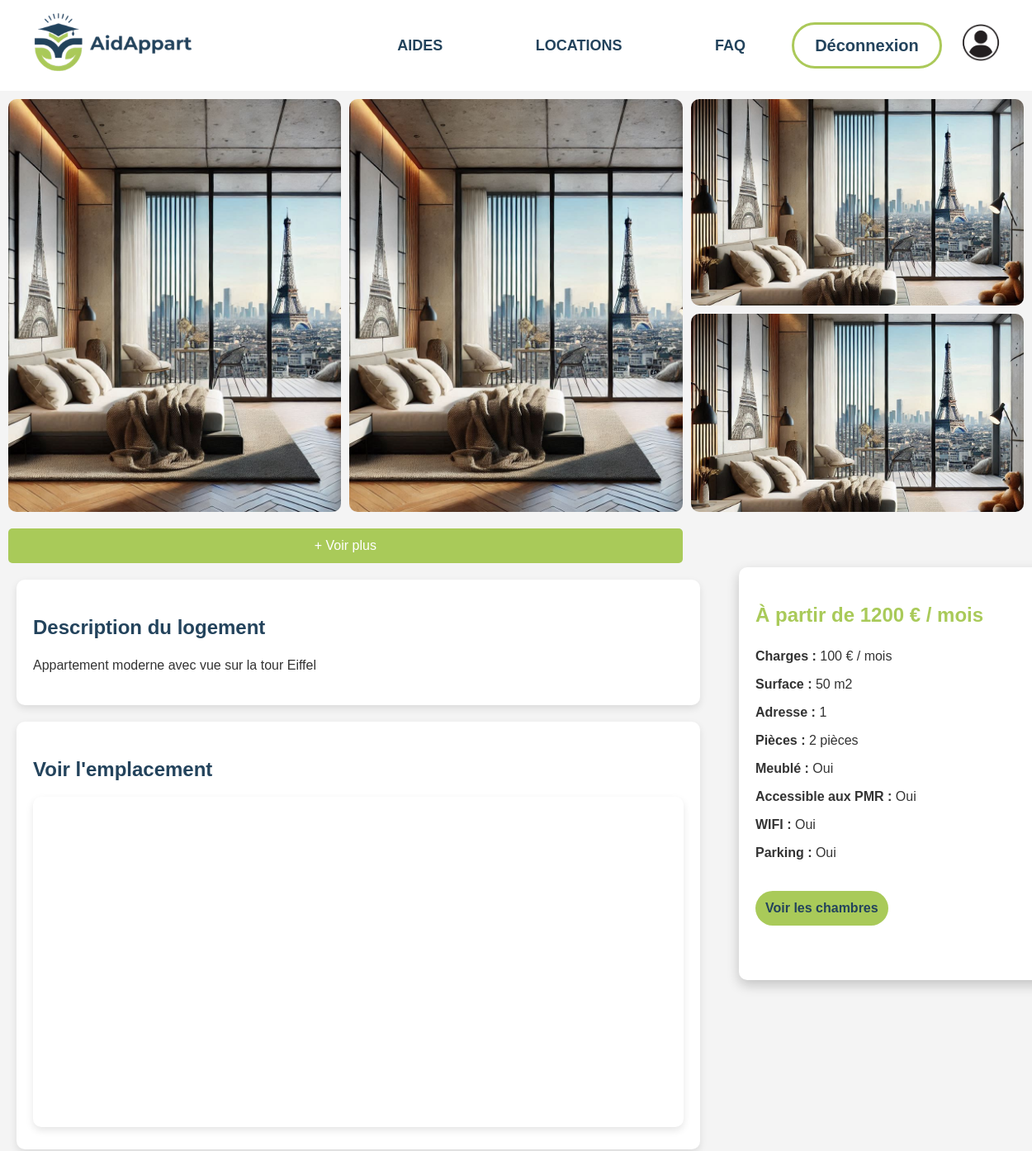
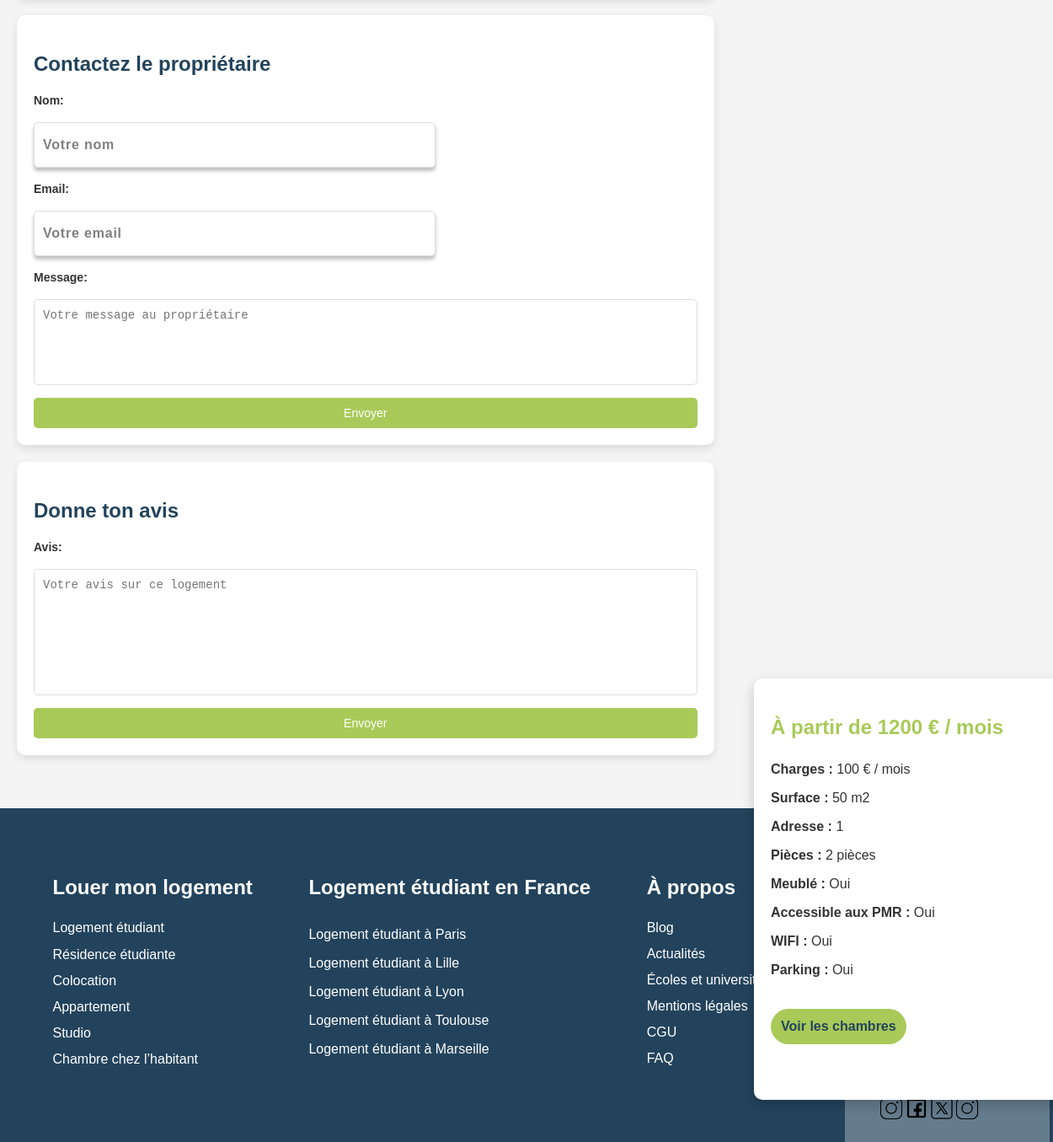
/?controller=annonces&action=annonces&id=1 (signed in), run on the app's committed database (2 pictures, top to bottom).
### tables this page shows
CREATE TABLE Logement (
    id INT PRIMARY KEY AUTO_INCREMENT,
    type VARCHAR(255) NOT NULL,
    surface INT NOT NULL,
    proprietaire INT NOT NULL,
    loyer INT NOT NULL,
    charges INT NOT NULL,
    creer_a DATE NOT NULL,
    adresse INT NOT NULL,
    est_meuble BOOLEAN NOT NULL,
    a_WIFI BOOLEAN NOT NULL,
    est_accessible_PMR BOOLEAN NOT NULL,
    nb_pieces INT NOT NULL,
    a_parking BOOLEAN NOT NULL,
    description TEXT NOT NULL,
    FOREIGN KEY (proprietaire) REFERENCES Personne(id) ON DELETE CASCADE
);

### Models/Model.php (called while the page is built, shortened)
<?php
require_once 'Utils/config.php';
class Model {
    private $db;
    private static $instance = null;
    private function __construct() {
        global $servername, $username, $password, $dbname;
        $this->db = new PDO("mysql:host=$servername;dbname=$dbname", $username, $password);
        $this->db->setAttribute(PDO::ATTR_ERRMODE, PDO::ERRMODE_EXCEPTION);
        $this->db->query("SET NAMES 'utf8'");
    }
    public static function getModel() {
        if (self::$instance === null) {
            self::$instance = new self();
        }
        return self::$instance;
    }
    public function getAnnonceById($id) {
        $stmt = $this->db->prepare("SELECT * FROM Logement WHERE id = :id");
        $stmt->bindParam(':id', $id, PDO::PARAM_INT);
        $stmt->execute();
        return $stmt->fetch(PDO::FETCH_ASSOC);
    }
}
?>

### Utils/config.php (called while the page is built, shortened)
<?php
$environment = (getenv('SERVER_NAME') == 'localhost') ? 'local' : 'production';
if ( $environment == "local") {
    $servername = 'localhost';
    $username = 'default_user';
    $password = 'AidappartNova';
    $dbname = 'aidappart';
} else {
    $servername = getenv("MYSQL_HOST");
    $username = getenv("MYSQL_USER");
    $password = getenv("MYSQL_PASSWORD");
    $dbname = getenv("MYSQL_DATABASE");
}
?>

### Views/view_annonces.php (the view, shortened to what this page needs)
<!DOCTYPE html>
<html lang="en">
<head>
  <link rel="stylesheet" href="Content/css/css_annonce.css">
</head>
<body>
  <?php include 'Layout/view_header.php'; ?>
  <div class="container-annonce">
  <div class="image-gallery">
    <img src="Content/Images/Proprio_<?php echo $data["id_annonces"]; ?>/Logement_<?php echo $data["id_annonces"]; ?>/image_vitrine.png" alt="Room view">
    <img src="Content/Images/Proprio_<?php echo $data["id_annonces"]; ?>/Logement_<?php echo $data["id_annonces"]; ?>/image_vitrine.png" alt="Pool view">
    <img src="Content/Images/Proprio_<?php echo $data["id_annonces"]; ?>/Logement_<?php echo $data["id_annonces"]; ?>/image_vitrine.png" alt="Lounge area">
    <img src="Content/Images/Proprio_<?php echo $data["id_annonces"]; ?>/Logement_<?php echo $data["id_annonces"]; ?>/image_vitrine.png" alt="Rooftop area">
    <button id="show-more" class="show-more">+ Voir plus</button>
  </div>
    <aside class="details">
      <h2>À partir de <strong><?php echo htmlspecialchars($data["annonces"]['loyer']); ?> € / mois </strong></h2>
      <p><strong>Charges : </strong><?php echo htmlspecialchars($data["annonces"]['charges']); ?> € / mois</p>
      <p><strong>Surface : </strong><?php echo htmlspecialchars($data["annonces"]['surface']); ?> m2 </p>
      <p><strong>Adresse : </strong><?php echo htmlspecialchars($data["annonces"]['adresse']); ?></p>
      <p><strong>Pièces : </strong><?php echo htmlspecialchars($data["annonces"]['nb_pieces']); ?> pièces </p>
      <p><strong>Meublé : </strong><?php echo htmlspecialchars($data["annonces"]['est_meuble']); ?></p>
      <p><strong>Accessible aux PMR : </strong><?php echo htmlspecialchars($data["annonces"]['est_accessible_PMR']); ?></p>
      <p><strong>WIFI : </strong><?php echo htmlspecialchars($data["annonces"]['a_WIFI']); ?></p>
      <p><strong>Parking : </strong><?php echo htmlspecialchars($data["annonces"]['a_parking']); ?></p></br>
      <button id="show-more-ch" class="show-more-ch">Voir les chambres</button>
    </aside>
  </div>
  <aside class="details-info">
    <h2>À partir de <strong><?php echo htmlspecialchars($data["annonces"]['loyer']); ?> € / mois </strong></h2>
      <p><strong>Charges : </strong><?php echo htmlspecialchars($data["annonces"]['charges']); ?> € / mois</p>
      <p><strong>Surface : </strong><?php echo htmlspecialchars($data["annonces"]['surface']); ?> m2 </p>
      <p><strong>Adresse : </strong><?php echo htmlspecialchars($data["annonces"]['adresse']); ?></p>
      <p><strong>Pièces : </strong><?php echo htmlspecialchars($data["annonces"]['nb_pieces']); ?> pièces </p>
      <p><strong>Meublé : </strong><?php echo htmlspecialchars($data["annonces"]['est_meuble']); ?></p>
      <p><strong>Accessible aux PMR : </strong><?php echo htmlspecialchars($data["annonces"]['est_accessible_PMR']); ?></p>
      <p><strong>WIFI : </strong><?php echo htmlspecialchars($data["annonces"]['a_WIFI']); ?></p>
      <p><strong>Parking : </strong><?php echo htmlspecialchars($data["annonces"]['a_parking']); ?></p></br>
      <button id="show-more-ch" class="show-more-ch">Voir les chambres</button>
  </aside>
  <section class="description">
    <h2>Description du logement</h2>
    <p><?php echo htmlspecialchars($data["annonces"]['description']); ?></p>
  </section>
  <section class="location">
    <h2>Voir l'emplacement</h2>
    <iframe
      src="https://www.google.com/maps/embed?pb=!1m18!1m12!1m3!1d2886.5263202364767!2d1.3570190155071896!3d43.61582257912245!2m3!1f0!2f0!3f0!3m2!1i1024!2i768!4f13.1!3m3!1m2!1s0x12aea3a4a4f7e1b1%3A0x74f80760b48a5a59!2sAppart&#39;City%20Toulouse%20A%C3%A9roport%20Cornebarrieu!5e0!3m2!1sen!2sfr!4v1635154872891!5m2!1sen!2sfr"
      width="100%"
      height="400"
      style="border:0;"
      allowfullscreen=""
      loading="lazy"
    ></iframe>
  </section>
  <section class="contact">
    <h2>Contactez le propriétaire</h2>
    <form>
      <label for="name">Nom:</label>
      <input type="text" id="name" placeholder="Votre nom" required>
      <label for="email">Email:</label>
      <input type="email" id="email" placeholder="Votre email" required>
      <label for="message">Message:</label>
      <textarea id="message" placeholder="Votre message au propriétaire" rows="5" required></textarea>
      <button type="submit">Envoyer</button>
    </form>
  </section>
  <section class="contact">
    <h2>Donne ton avis</h2>
    <form>
      <label for="message">Avis:</label>
      <textarea id="message" placeholder="Votre avis sur ce logement" rows="8" required></textarea>
      <button type="submit">Envoyer</button>
    </form>
  </section>
  <?php include 'Layout/footer.php'; ?>
</body>
</html>

### Content/css/css_annonce.css (style rules this page uses)
.image-gallery { position: relative; display: grid; height: auto; grid-template-columns: repeat(3, 1fr); gap: 10px; flex: 3; max-width: 100%; }
.image-gallery img { width: 100%; height: 300px; border-radius: 10px; object-fit: cover; }
.image-gallery img:nth-child(1) { height: 500px; grid-column: 1; grid-row: 1 / span 2; }
.image-gallery img:nth-child(2) { height: 500px; grid-column: 2; grid-row: 1; }
.image-gallery img:nth-child(3) { height: 250px; grid-column: 3; grid-row: 1; }
.image-gallery img:nth-child(4) { margin-top: 260px; height: 240px; grid-column: 3; grid-row: 1; }
.show-more { grid-column: 1 / span 2; padding: 12px; background-color: #a9ca59; color: white; border: none; border-radius: 5px; cursor: pointer; font-size: 16px; transition: background-color 0.3s ease; }
.container-annonce { display: flex; justify-content: space-between; align-items: flex-start; gap: 10px; max-width: 100%; margin: 10px; flex-wrap: wrap; box-sizing: border-box; }
.details { position: absolute; top: 25%; left: 70%; flex: 1; background-color: white; padding: 20px; border-radius: 10px; box-shadow: 0 6px 15px rgba(0, 0, 0, 0.2); width: 380px; margin-left: 20px; box-sizing: border-box; height: 500px; }
.details h2 { color: #a9ca59; }
.details p { margin: 10px 0; }
.details button { background-color: #a9ca59; color: #23435c; padding: 12px; border: none; border-radius: 25px; font-size: 16px; font-weight: bold; cursor: pointer; transition: background-color 0.3s ease; }
.details-info { position: absolute; top: 80%; left: 70%; flex: 1; background-color: white; padding: 20px; border-radius: 10px; box-shadow: 0 6px 15px rgba(0, 0, 0, 0.2); width: 380px; margin-left: 20px; box-sizing: border-box; height: 500px; }
.details-info h2 { color: #a9ca59; }
.details-info p { margin: 10px 0; }
.details-info button { background-color: #a9ca59; color: #23435c; padding: 12px; border: none; border-radius: 25px; font-size: 16px; font-weight: bold; cursor: pointer; transition: background-color 0.3s ease; }
.description, .contact, .location { margin: 20px; padding: 20px; background-color: white; border-radius: 10px; box-shadow: 0 4px 10px rgba(0, 0, 0, 0.1); max-width: 63%; }
.description, .avis, .location { margin: 20px; padding: 20px; background-color: white; border-radius: 10px; box-shadow: 0 4px 10px rgba(0, 0, 0, 0.1); max-width: 63%; }
.description h2, .contact h2, .location h2 { margin-bottom: 15px; color: #23435c; }
.description h2, .avis h2, .location h2 { margin-bottom: 15px; color: #23435c; }
form { display: flex; flex-direction: column; gap: 15px; }
form label { font-size: 14px; font-weight: bold; }
form input, form textarea, form button { padding: 10px; border: 1px solid #ddd; border-radius: 5px; font-size: 14px; }
form textarea { resize: none; }
form button { background-color: #a9ca59; color: white; border: none; cursor: pointer; transition: background-color 0.3s ease; }
.location iframe { border-radius: 10px; box-shadow: 0 4px 10px rgba(0, 0, 0, 0.1); }

### Content/css/stylesheet.css (style rules this page uses)
body { margin: 0; font-family: Arial, sans-serif; }

### Content/css/index.css (style rules this page uses)
:root { --primary-color: #0066cc; --secondary-color: #005bb5; --blue: #23435C; --green: #A9CA59; --bleu-claire:#DFEFFC; --degrader-vert: linear-gradient(180deg, rgba(171, 201, 89, 0.5) 23.5%, rgba(255, 255, 255, 0.5) 100%); --degrader-gris: linear-gradient(180deg, rgba(255, 255, 255, 0.5) 23.5%, rgba(2, 0, 0, 0) 100%); }
body { font-size: 16px; line-height: 1.5; color: #333; background-color: #f4f4f4; margin: 0; background-repeat: no-repeat; background-size: cover; }
h1, h2, h3, h4, h5, h6 { margin-bottom: 20px; color: #444; }
input { width: 455px; height: 32px; box-shadow: 0 4px 4px rgba(0, 0, 0, 0.25); border-radius: 10px; padding: 10px; }
input::placeholder { font-style: normal; font-weight: 900; font-size: 16px; line-height: 1.5px; letter-spacing: 0.05em; color: rgba(0, 0, 0, 0.50); }

### Content/css/footer.css (style rules this page uses)
body { font-family: Arial, sans-serif; margin: 0; padding: 0; box-sizing: border-box; }

### data on the page
logement: loyer "1200", charges "100", surface "50", adresse "1", nb_pieces "2", description "Appartement moderne avec vue sur la tour Eiffel"

### other printed values
$data["annonces"]['est_meuble'] "Oui"
$data["annonces"]['est_accessible_PMR'] "Oui"
$data["annonces"]['a_WIFI'] "Oui"
$data["annonces"]['a_parking'] "Oui"
